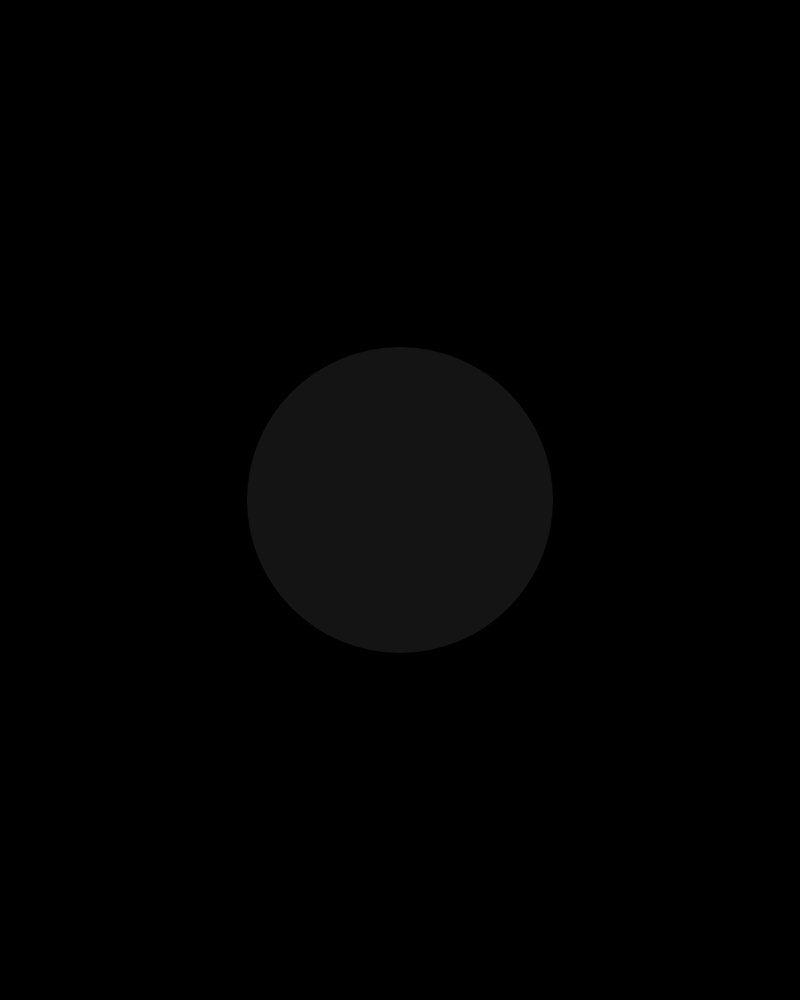
Frame 1 (no input)
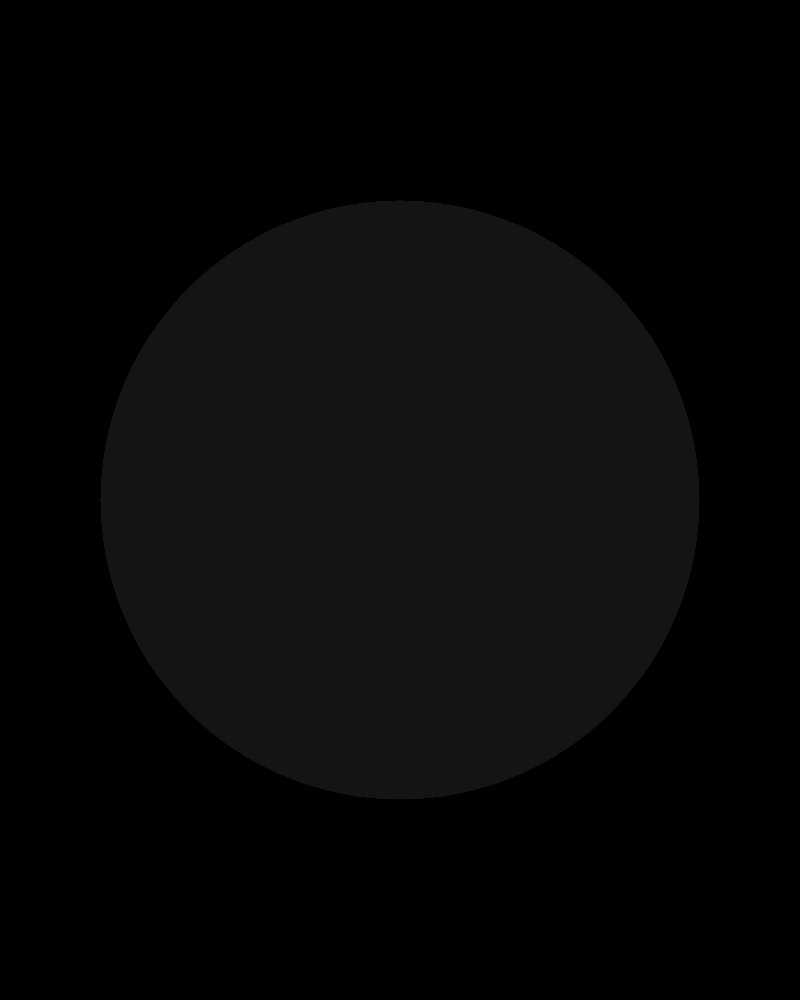
Frame 60 (no input)
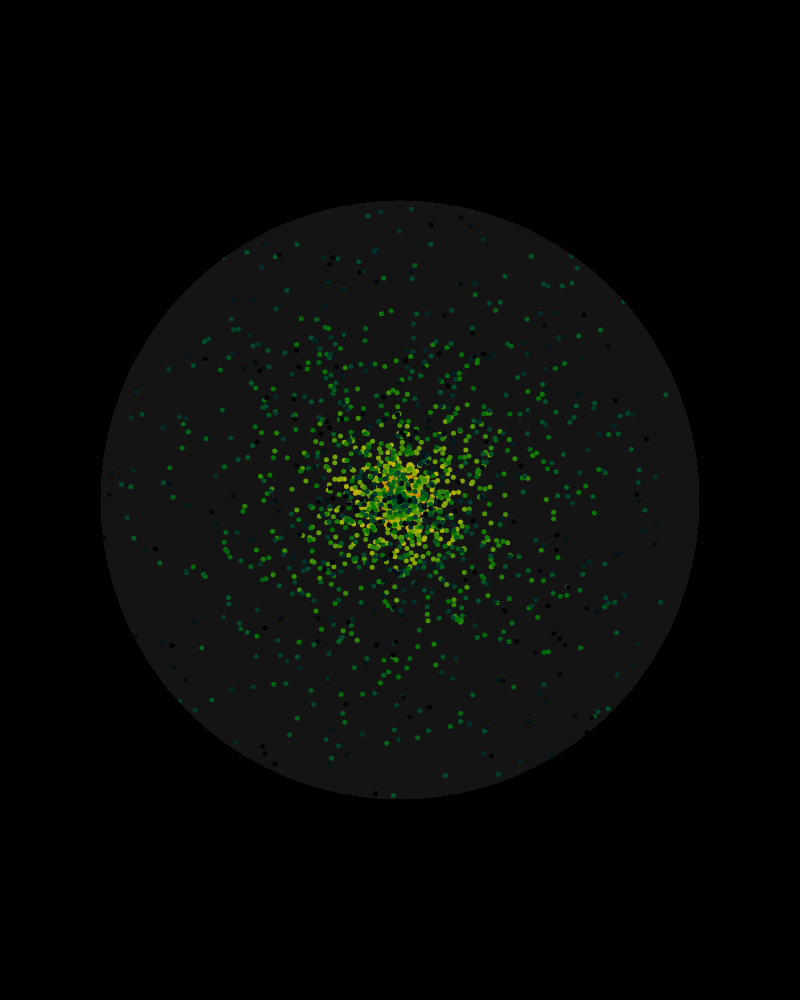
Frame 120 (the mouse pressed at the canvas centre since frame 60)

The p5.js sketch that drew these frames (run headless with seeded random() and noise() and a simulated clock; from frame 60 on, the mouse is pressed at the canvas centre):

// p5.js sketch
// ── sketch.js
// hover mouse on canvas after hitting play
// created using tutorial by Patt Vira "https://www.youtube.com/watch?v=QlpadcXok8U"
let scaleFactor = 1;
let growing = true;
let ps = [];



function setup() {
  createCanvas(800,1000); 
  colorMode(HSB, 255)
  
 // ps = new System(width/2, height/2);
  
  
}

function draw() {
   background(0);
      push();

  if(growing && scaleFactor < 2){
    scaleFactor +=0.02;
  }
  else {
    growing = false;
  }
  
  translate(width/2, height/2);
  scale(scaleFactor);
  
  ellipseMode(CENTER);
  noStroke()
  // stroke(255);
  // strokeWeight(5);
  fill(255,20);
  ellipse(0, 0, 300, 300,);
  pop();

  
  beginClip();
  // stroke(255);
  // strokeWeight(5);
  ellipse(width/2, height/2, 600, 600);
  endClip();
  
  
  
  
  
  if(mouseIsPressed){
    ps.push(new System(width/2,height/2));
  
//   if(mouseClicked()){
//     ps.push(new System(width/2,height/2));
    
//   }
    for (let i = ps.length-1 ; i>= 0; i--){
    ps[i].update();
    ps[i].display();
      if (ps[i].done){
        ps.splice(i,1);
      }
      
    
  }  
}

}
// ── particle.js
class Particle{
    constructor(x,y){
      this.pos = createVector(x,y);
      this.vel = createVector(0,0);
      this.acc = p5.Vector.random2D();
      this.acc.mult(random(0.5));
      this.life = 255;
      this.done = false;
      this.hueValue = 0;
      
      
      
    
    }
    update(){
      this.finished();
      this.vel.add(this.acc);
      this.pos.add(this.vel);
      this.life -= 5;
      
      if(this.hueValue>255){
        this.hueValue = 0;
      }
      
      this.hueValue += 3;
      
      
      
    }
    
    display(){
      fill(this.hueValue, 255 ,this.life);
      noStroke();
      ellipse(this.pos.x , this.pos.y , 5, 5);
    }
    
    finished(){
      if (this.life < 0){
        this.done = true;
      }
      else { 
      this.done = false;
      }
    }
  }
// ── system.js
class System {
    constructor(x,y){
      this.x = x;
      this.y = y;
      
      this.particles = [];
      this.num = 50;
      
       for(let i = 0; i<this.num; i++){
         this.particles.push(new Particle(this.x,this.y));
       }
      this.done = false;
      
    }
    
    update(){
      
      this.finished();
      
      for(let i=this.particles.length-1; i>=0; i--){
        this.particles[i].update();
        if (this.particles[i].done) {
          this.particles.splice(i,1);
        }
    }
      
    }
    
    display(){
      
      for(let i=0; i<this.particles.length; i++){
        this.particles[i].display();
      }
      
    }
    
    finished(){
      if(this.particles.length == 0){
        this.done = true;
      }
      
      else {
        this.done = false;
      }
    }
  }
